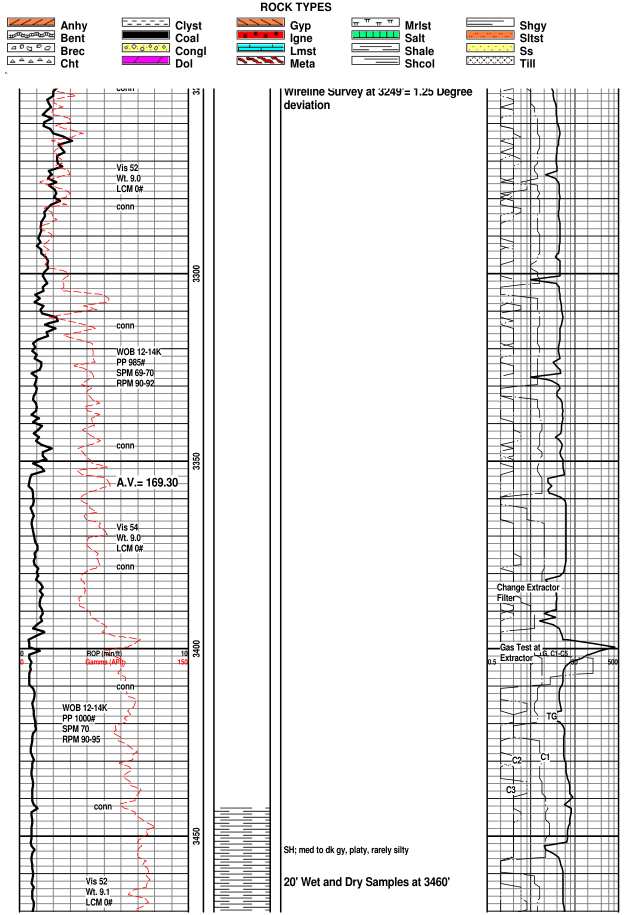
#> input picture workspace/viridien/external_shared_verify/images/ext_kgs_ForsythB2-17_p015.tif, 1277 x 1829 px (shown at 1/2 size)
$ python -i s02_features_pelt.py   (imports and definitions only)   (older library calls are emulated)
#> lines starting #> are read from the running program, lines starting #| are printed output that depends on the picture; after the words box and inside, x2 and y2 are one past the last pixel; in counts of white or black regions, pixels touching at a corner belong together
"""Hand-built row features, PELT boundaries, and legend-based segment labels."""

import cv2
import numpy as np
import ruptures as rpt
from scipy.ndimage import uniform_filter1d
from sklearn.cluster import AgglomerativeClustering
from sklearn.preprocessing import StandardScaler

NAME = "S2 hand-made features + PELT"
NEEDS_GPU = False
PAID_API = None


def _features(rgb, stride=1):
    """Return normalized color, ink and directional-stroke features per row."""
#> called with stride = 1
    if stride > 1:
        h, w = rgb.shape[:2]
        rgb = cv2.resize(rgb, (max(1, w // 2), max(1, h // stride)), interpolation=cv2.INTER_AREA)
    lab = cv2.cvtColor(rgb, cv2.COLOR_RGB2LAB).astype(np.float32) / 255.0
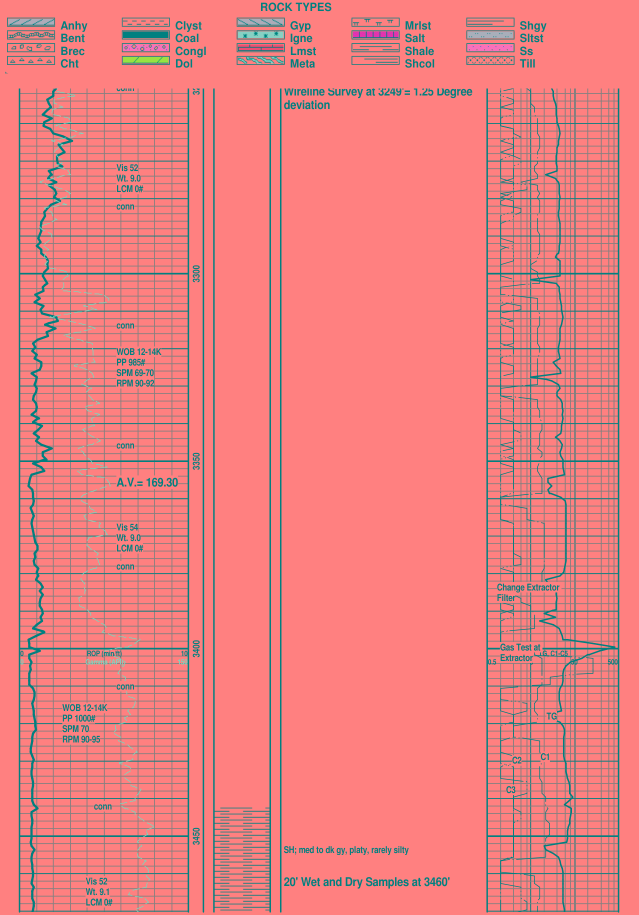
#> lab: shape (1829, 1277, 3) float32 (shown at 1/2 size); mean R, G, B 0.91, 0.501, 0.501
    gray = cv2.cvtColor(rgb, cv2.COLOR_RGB2GRAY).astype(np.float32) / 255.0
    ink = (gray < 0.82).astype(np.float32)
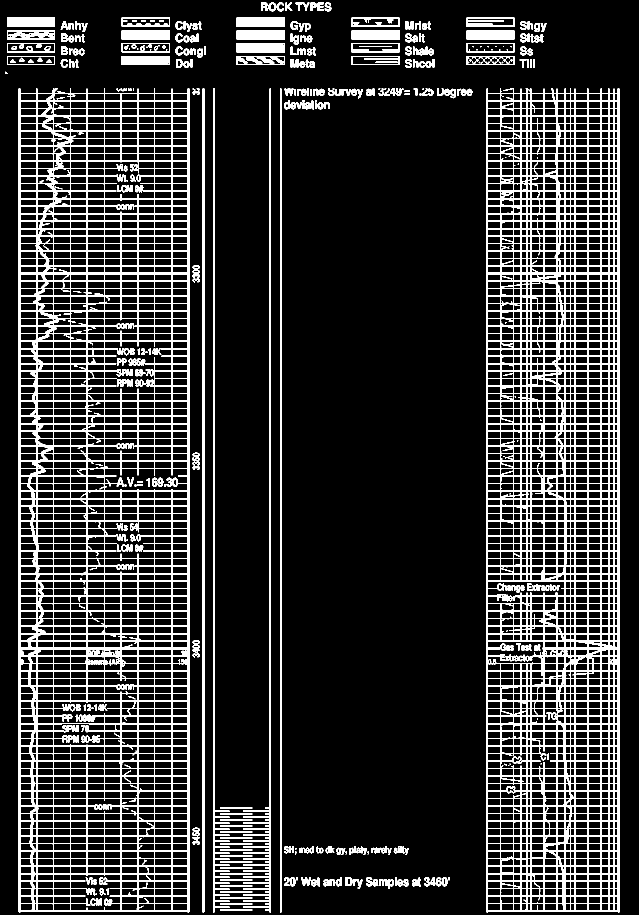
#> ink: shape (1829, 1277) float32 (shown at 1/2 size); values 0 (black) and 1 (white), 15.1% white; 429 white regions (87 under 20 px), largest, box (x1, y1, x2, y2) and area: (37, 177, 379, 1826) 136618, (973, 177, 1239, 1826) 134751, (426, 177, 459, 1826) 8071
    gx = cv2.Sobel(gray, cv2.CV_32F, 1, 0, ksize=3)
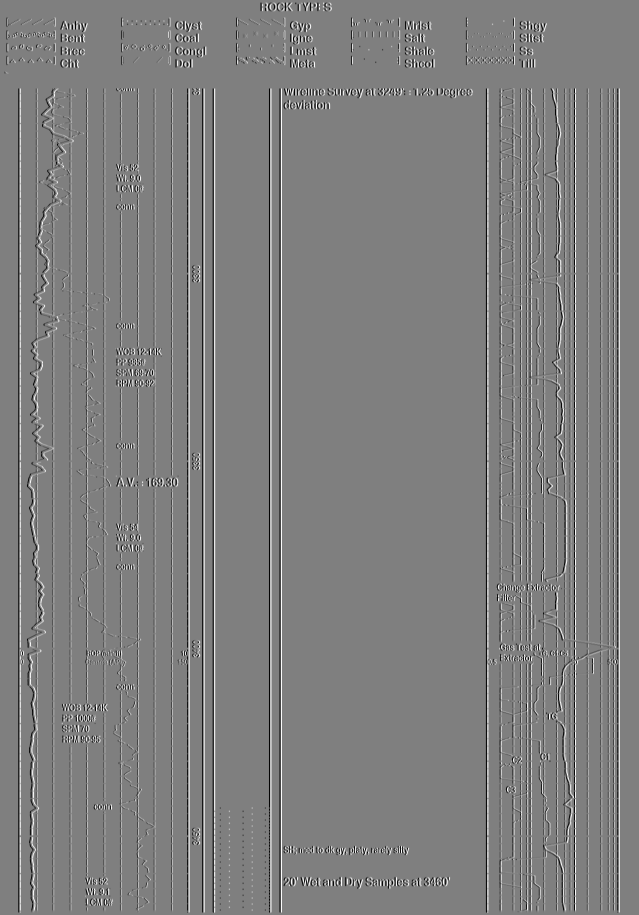
#> gx: shape (1829, 1277) float32 (shown at 1/2 size); min -4, max 4, mean 5.13e-10; drawn with min black and max white
    gy = cv2.Sobel(gray, cv2.CV_32F, 0, 1, ksize=3)
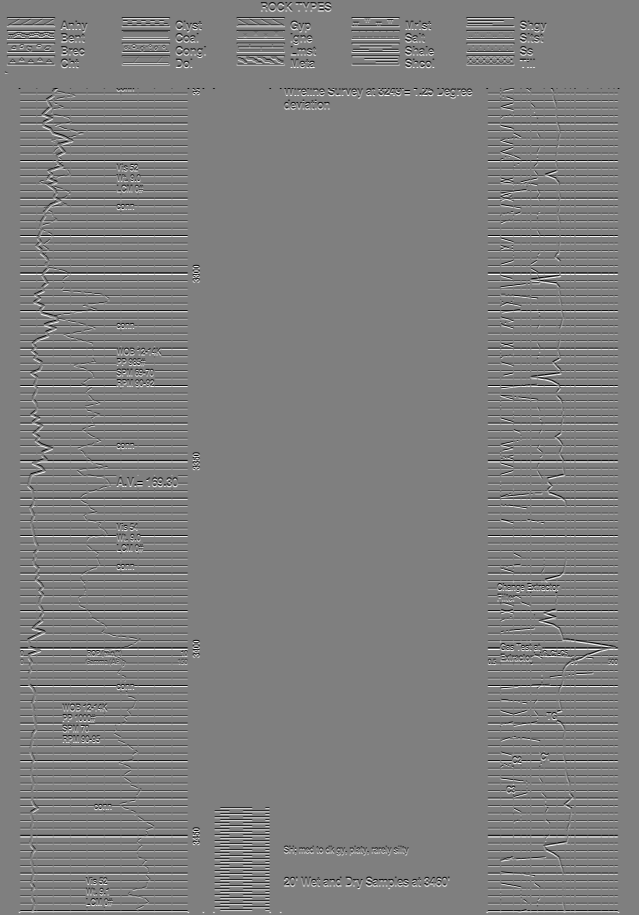
#> gy: shape (1829, 1277) float32 (shown at 1/2 size); min -4, max 4, mean -9.41e-10; drawn with min black and max white
    # Per-row pooling avoids retaining a full-resolution feature tensor.
    raw = np.column_stack((lab.mean(1), ink.mean(1), (np.abs(gx) > .12).mean(1),
                           (np.abs(gy) > .12).mean(1), np.abs(gx).mean(1),
                           np.abs(gy).mean(1)))
    return raw.astype(np.float32)


def _smooth_features(feat, radius=12):
    return uniform_filter1d(feat, size=max(1, radius * 2 + 1), axis=0, mode="nearest")


# [102 lines left out: functions segment, _segment_descriptor, _swatch_descriptor, run, not called in this run]

>>> import cv2
>>> picture = cv2.cvtColor(cv2.imread('../../../../workspace/viridien/external_shared_verify/images/ext_kgs_ForsythB2-17_p015.tif'), cv2.COLOR_BGR2RGB)
>>> result = _features(picture)

$ run again, on workspace/viridien/external_shared_verify/images/ext_kgs_ForsythB2-17_p016.tif
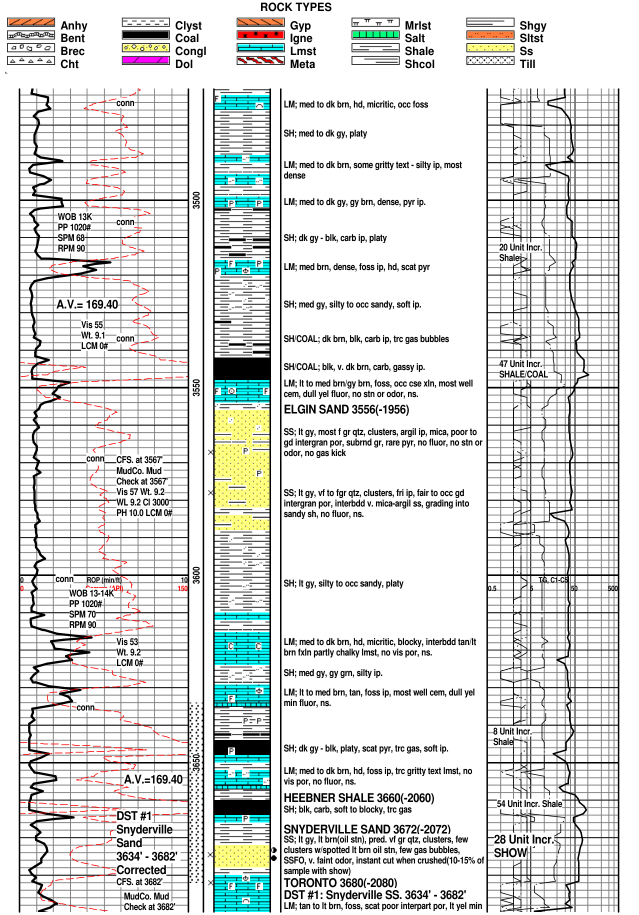
#> input picture workspace/viridien/external_shared_verify/images/ext_kgs_ForsythB2-17_p016.tif, 1277 x 1829 px (shown at 1/2 size)
#> in _features, `ink = (gray < 0.82).astype(np.float32)`:
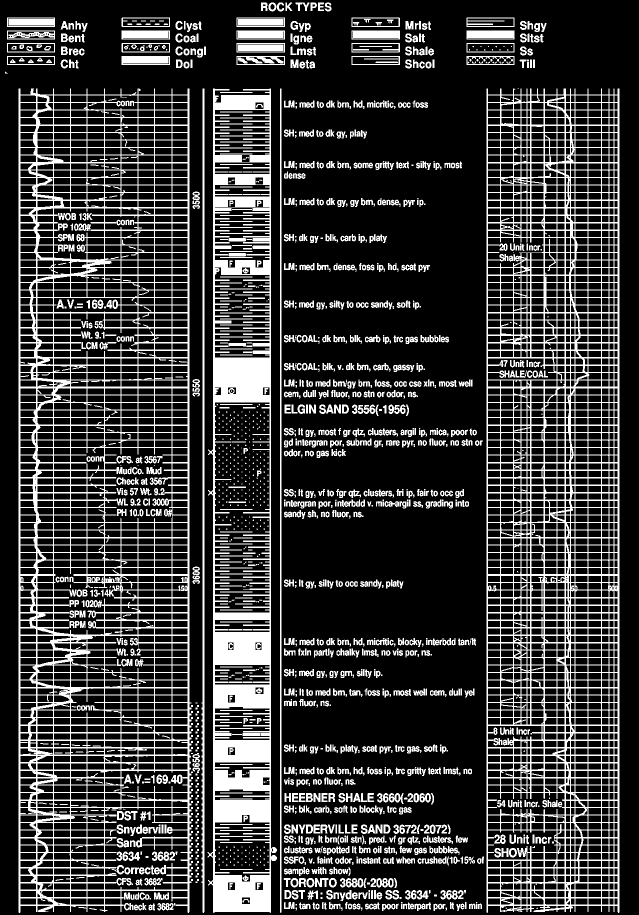
#> ink: shape (1829, 1277) float32 (shown at 1/2 size); values 0 (black) and 1 (white), 22.3% white; 1927 white regions (698 under 20 px), largest, box (x1, y1, x2, y2) and area: (37, 177, 383, 1826) 142695, (973, 177, 1239, 1826) 134129, (415, 177, 554, 1826) 83195
#> in _features, `gy = cv2.Sobel(gray, cv2.CV_32F, 0, 1, ksize=3)`:
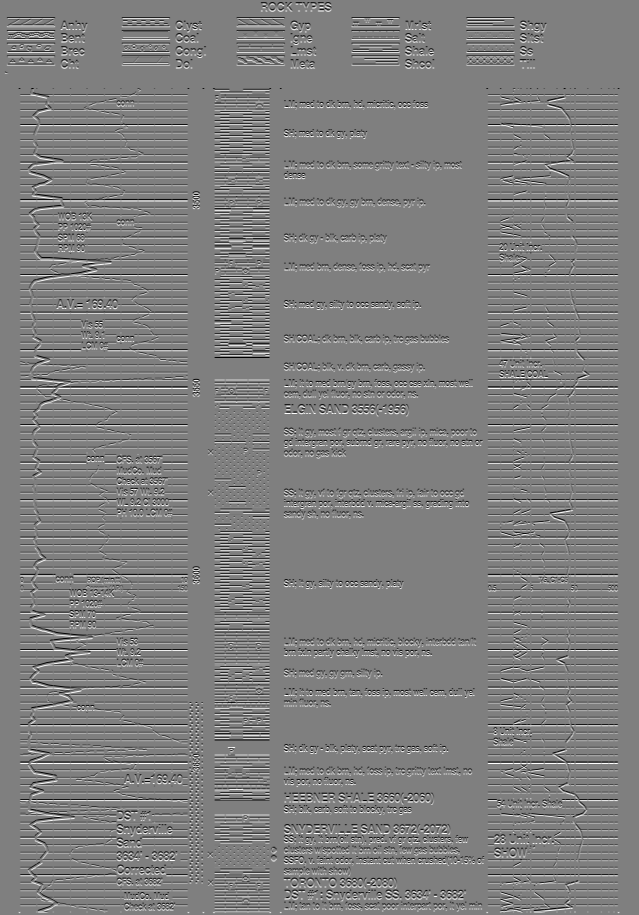
#> gy: shape (1829, 1277) float32 (shown at 1/2 size); min -4, max 4, mean 2.09e-10; drawn with min black and max white

$ run again, on workspace/viridien/external_shared_verify/images/ext_kgs_ForsythB2-17_p017.tif
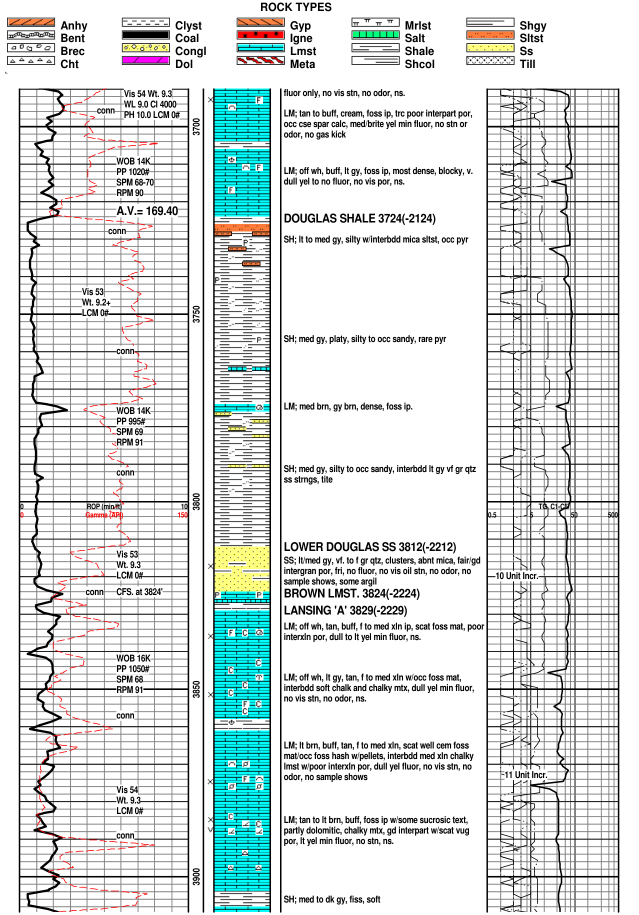
#> input picture workspace/viridien/external_shared_verify/images/ext_kgs_ForsythB2-17_p017.tif, 1277 x 1829 px (shown at 1/2 size)
#> in _features, `ink = (gray < 0.82).astype(np.float32)`:
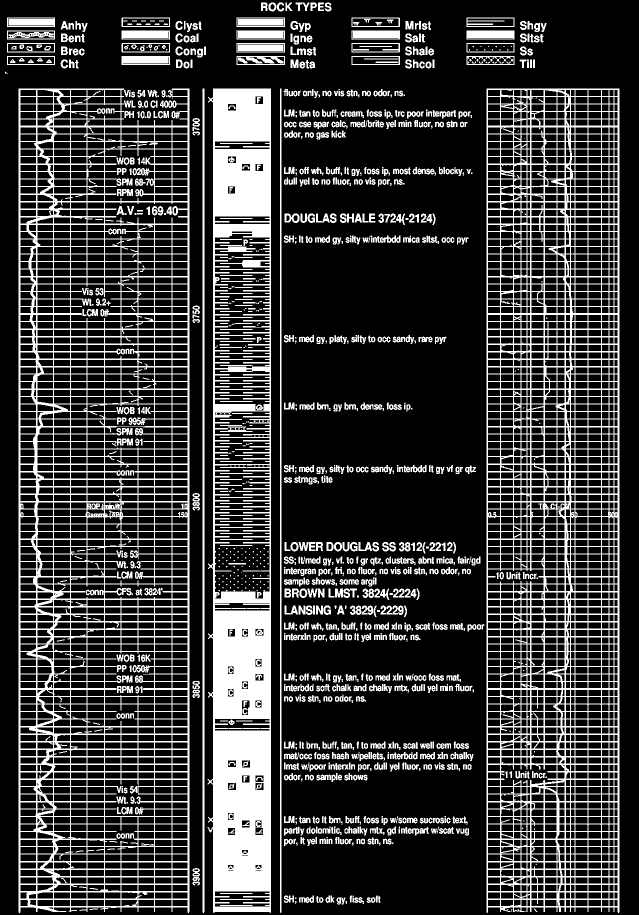
#> ink: shape (1829, 1277) float32 (shown at 1/2 size); values 0 (black) and 1 (white), 22.6% white; 1387 white regions (355 under 20 px), largest, box (x1, y1, x2, y2) and area: (37, 177, 379, 1826) 143124, (973, 177, 1239, 1826) 136655, (415, 177, 542, 1826) 114625
#> in _features, `gy = cv2.Sobel(gray, cv2.CV_32F, 0, 1, ksize=3)`:
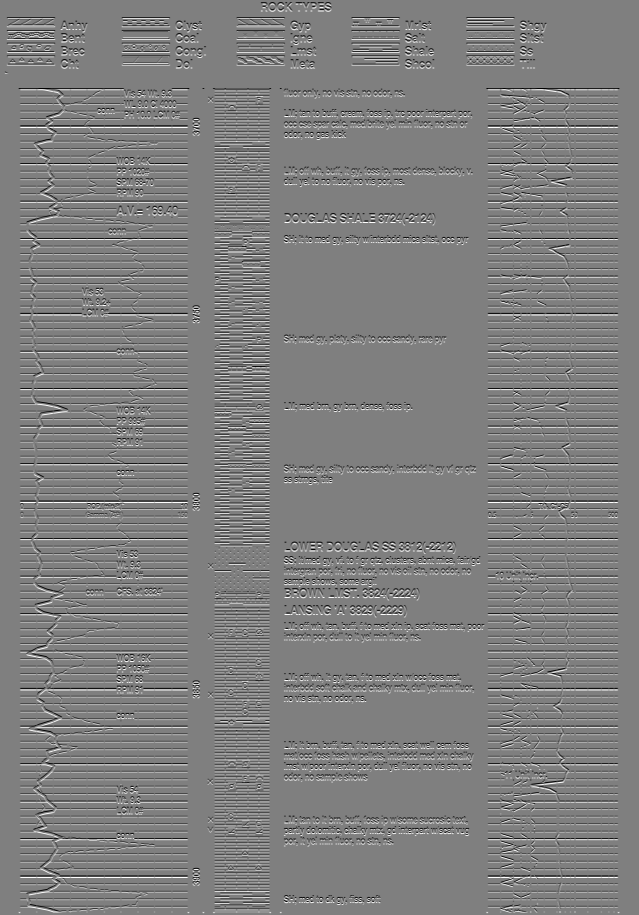
#> gy: shape (1829, 1277) float32 (shown at 1/2 size); min -4, max 4, mean 1.57e-10; drawn with min black and max white
